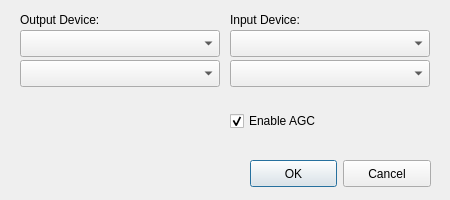
<?xml version="1.0" encoding="UTF-8"?>
<ui version="4.0">
 <class>Configuration</class>
 <widget class="QDialog" name="Configuration">
  <property name="geometry">
   <rect>
    <x>0</x>
    <y>0</y>
    <width>450</width>
    <height>200</height>
   </rect>
  </property>
  <property name="minimumSize">
   <size>
    <width>290</width>
    <height>200</height>
   </size>
  </property>
  <property name="maximumSize">
   <size>
    <width>450</width>
    <height>200</height>
   </size>
  </property>
  <property name="windowTitle">
   <string>Hardware Configuration</string>
  </property>
  <widget class="QLabel" name="label_output_device">
   <property name="geometry">
    <rect>
     <x>20</x>
     <y>10</y>
     <width>111</width>
     <height>20</height>
    </rect>
   </property>
   <property name="text">
    <string>Output Device:</string>
   </property>
  </widget>
  <widget class="QComboBox" name="OutputDevice">
   <property name="geometry">
    <rect>
     <x>20</x>
     <y>30</y>
     <width>200</width>
     <height>27</height>
    </rect>
   </property>
   <property name="minimumSize">
    <size>
     <width>200</width>
     <height>27</height>
    </size>
   </property>
   <property name="maximumSize">
    <size>
     <width>200</width>
     <height>27</height>
    </size>
   </property>
   <property name="sizeAdjustPolicy">
    <enum>QComboBox::AdjustToContents</enum>
   </property>
  </widget>
  <widget class="QDialogButtonBox" name="cfgOk">
   <property name="geometry">
    <rect>
     <x>250</x>
     <y>160</y>
     <width>181</width>
     <height>27</height>
    </rect>
   </property>
   <property name="minimumSize">
    <size>
     <width>80</width>
     <height>22</height>
    </size>
   </property>
   <property name="focusPolicy">
    <enum>Qt::NoFocus</enum>
   </property>
   <property name="styleSheet">
    <string notr="true">min-width: 80px;
min-height: 22px;</string>
   </property>
   <property name="orientation">
    <enum>Qt::Horizontal</enum>
   </property>
   <property name="standardButtons">
    <set>QDialogButtonBox::Cancel|QDialogButtonBox::Ok</set>
   </property>
  </widget>
  <widget class="QComboBox" name="OutputInterface">
   <property name="geometry">
    <rect>
     <x>20</x>
     <y>60</y>
     <width>200</width>
     <height>27</height>
    </rect>
   </property>
   <property name="minimumSize">
    <size>
     <width>200</width>
     <height>27</height>
    </size>
   </property>
   <property name="maximumSize">
    <size>
     <width>200</width>
     <height>27</height>
    </size>
   </property>
   <property name="sizeAdjustPolicy">
    <enum>QComboBox::AdjustToContents</enum>
   </property>
  </widget>
  <widget class="QCheckBox" name="enableAGC">
   <property name="geometry">
    <rect>
     <x>230</x>
     <y>110</y>
     <width>191</width>
     <height>22</height>
    </rect>
   </property>
   <property name="toolTip">
    <string>&lt;html&gt;&lt;head/&gt;&lt;body&gt;&lt;p&gt;AGC (Auto Gain Control) automatically adjusts the input gain to 0dB.&lt;/p&gt;&lt;p&gt;As a result all files will sound about equally loud.&lt;/p&gt;&lt;/body&gt;&lt;/html&gt;</string>
   </property>
   <property name="text">
    <string>Enable AGC</string>
   </property>
   <property name="checked">
    <bool>true</bool>
   </property>
  </widget>
  <widget class="QComboBox" name="InputDevice">
   <property name="geometry">
    <rect>
     <x>230</x>
     <y>30</y>
     <width>200</width>
     <height>27</height>
    </rect>
   </property>
   <property name="minimumSize">
    <size>
     <width>200</width>
     <height>27</height>
    </size>
   </property>
   <property name="maximumSize">
    <size>
     <width>200</width>
     <height>27</height>
    </size>
   </property>
   <property name="sizeAdjustPolicy">
    <enum>QComboBox::AdjustToContents</enum>
   </property>
  </widget>
  <widget class="QComboBox" name="InputInterface">
   <property name="geometry">
    <rect>
     <x>230</x>
     <y>60</y>
     <width>200</width>
     <height>27</height>
    </rect>
   </property>
   <property name="minimumSize">
    <size>
     <width>200</width>
     <height>27</height>
    </size>
   </property>
   <property name="maximumSize">
    <size>
     <width>200</width>
     <height>27</height>
    </size>
   </property>
   <property name="sizeAdjustPolicy">
    <enum>QComboBox::AdjustToContents</enum>
   </property>
  </widget>
  <widget class="QLabel" name="label_input_device">
   <property name="geometry">
    <rect>
     <x>230</x>
     <y>10</y>
     <width>111</width>
     <height>20</height>
    </rect>
   </property>
   <property name="text">
    <string>Input Device:</string>
   </property>
  </widget>
 </widget>
 <tabstops>
  <tabstop>OutputDevice</tabstop>
  <tabstop>OutputInterface</tabstop>
  <tabstop>enableAGC</tabstop>
 </tabstops>
 <resources/>
 <connections>
  <connection>
   <sender>cfgOk</sender>
   <signal>accepted()</signal>
   <receiver>Configuration</receiver>
   <slot>accept()</slot>
   <hints>
    <hint type="sourcelabel">
     <x>248</x>
     <y>254</y>
    </hint>
    <hint type="destinationlabel">
     <x>157</x>
     <y>274</y>
    </hint>
   </hints>
  </connection>
  <connection>
   <sender>cfgOk</sender>
   <signal>rejected()</signal>
   <receiver>Configuration</receiver>
   <slot>reject()</slot>
   <hints>
    <hint type="sourcelabel">
     <x>316</x>
     <y>260</y>
    </hint>
    <hint type="destinationlabel">
     <x>286</x>
     <y>274</y>
    </hint>
   </hints>
  </connection>
 </connections>
</ui>
